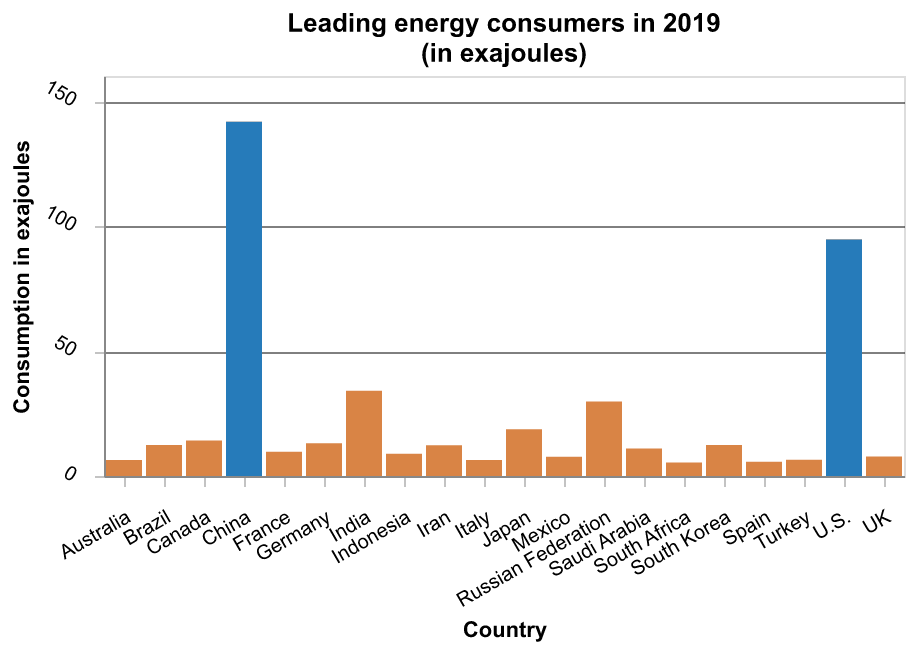
#> input picture Analyze/Formative/HumanStudy/Compare-Bar-Color.png, 914 x 652 px
$ jupyter execute --allow-errors dash.ipynb
#> lines starting #> are read from the running program, lines starting #| are printed output that depends on the picture
[cell 1]
import pandas as pd

# Sample DataFrame
data = {
	'Image1': [
		'../Compare-Bar-Color.png','../Compare-Bar-Mark.png','../Compare-Bar-Opacity.png','../Compare-Bar-Text.png',
		'../Compare-Line-Color.png','../Compare-Line-Mark.png','../Compare-Line-Opacity.png','../Compare-Line-Text.png',
		'../Compare-Scatter-Color.png','../Compare-Scatter-Mark.png','../Compare-Scatter-Opacity.png','../Compare-Scatter-Text.png',
		'../Filter-Bar-Bound.png','../Filter-Bar-Color.png','../Filter-Bar-Line.png','../Filter-Bar-Opacity.png','../Filter-Bar-Shade.png',
		'../Filter-Line-Bound.png','../Filter-Line-Color.png','../Filter-Line-Line.png','../Filter-Line-Opacity.png','../Filter-Line-Shade.png',
		'../Filter-Scatter-Bound.png','../Filter-Scatter-Color.png','../Filter-Scatter-Line.png','../Filter-Scatter-Opacity.png','../Filter-Scatter-Shade.png',
		'../Range-Bar-Bound.png','../Range-Bar-Color.png','../Range-Bar-Line.png','../Range-Bar-Opacity.png','../Range-Bar-Shade.png',
		'../Range-Line-Bound.png','../Range-Line-Color.png','../Range-Line-Line.png','../Range-Line-Opacity.png','../Range-Line-Shade.png',
		'../Range-Scatter-Bound.png','../Range-Scatter-Color.png','../Range-Scatter-Line.png','../Range-Scatter-Opacity.png','../Range-Scatter-Shade.png',
		'../RetrieveValue-Bar-Color.png','../RetrieveValue-Bar-Line.png','../RetrieveValue-Bar-Mark.png','../RetrieveValue-Bar-Opacity.png','../RetrieveValue-Bar-Text.png',
		'../RetrieveValue-Line-Color.png','../RetrieveValue-Line-Line.png','../RetrieveValue-Line-Mark.png','../RetrieveValue-Line-Opacity.png','../RetrieveValue-Line-Text.png',
		'../RetrieveValue-Scatter-Color.png','../RetrieveValue-Scatter-Line.png','../RetrieveValue-Scatter-Mark.png','../RetrieveValue-Scatter-Opacity.png','../RetrieveValue-Scatter-Text.png',
		'../Trend-Bar-Bound.png','../Trend-Bar-Color.png','../Trend-Bar-Line.png','../Trend-Bar-Mark.png','../Trend-Bar-Opacity.png','../Trend-Bar-Shade.png','../Trend-Bar-Text.png',
		'../Trend-Line-Bound.png','../Trend-Line-Color.png','../Trend-Line-Line.png','../Trend-Line-Mark.png','../Trend-Line-Opacity.png','../Trend-Line-Shade.png','../Trend-Line-Text.png',
		'../Trend-Scatter-Bound.png','../Trend-Scatter-Color.png','../Trend-Scatter-Line.png','../Trend-Scatter-Mark.png','../Trend-Scatter-Opacity.png','../Trend-Scatter-Shade.png','../Trend-Scatter-Text.png'
		],
	'Image2': [
		'../Sample-Line-Compare.png', '../Sample-Line-Compare.png','../Sample-Line-Compare.png', '../Sample-Line-Compare.png',
		'../Sample-Scatter-Compare.png','../Sample-Scatter-Compare.png','../Sample-Scatter-Compare.png','../Sample-Scatter-Compare.png',
		'../Sample-Bar-Compare.png','../Sample-Bar-Compare.png','../Sample-Bar-Compare.png','../Sample-Bar-Compare.png',
		'../Sample-Line-Filter.png','../Sample-Line-Filter.png','../Sample-Line-Filter.png','../Sample-Line-Filter.png','../Sample-Line-Filter.png',
		'../Sample-Scatter-Filter.png','../Sample-Scatter-Filter.png','../Sample-Scatter-Filter.png','../Sample-Scatter-Filter.png','../Sample-Scatter-Filter.png',
		'../Sample-Bar-Filter.png','../Sample-Bar-Filter.png','../Sample-Bar-Filter.png','../Sample-Bar-Filter.png','../Sample-Bar-Filter.png',
		'../Sample-Line-Range.png','../Sample-Line-Range.png','../Sample-Line-Range.png','../Sample-Line-Range.png','../Sample-Line-Range.png',
		'../Sample-Scatter-Range.png','../Sample-Scatter-Range.png','../Sample-Scatter-Range.png','../Sample-Scatter-Range.png','../Sample-Scatter-Range.png',
		'../Sample-Bar-Range.png','../Sample-Bar-Range.png','../Sample-Bar-Range.png','../Sample-Bar-Range.png','../Sample-Bar-Range.png',
		'../Sample-Line-RetrieveValue.png','../Sample-Line-RetrieveValue.png','../Sample-Line-RetrieveValue.png','../Sample-Line-RetrieveValue.png','../Sample-Line-RetrieveValue.png',
		'../Sample-Scatter-RetrieveValue.png','../Sample-Scatter-RetrieveValue.png','../Sample-Scatter-RetrieveValue.png','../Sample-Scatter-RetrieveValue.png','../Sample-Scatter-RetrieveValue.png',
		'../Sample-Bar-RetrieveValue.png','../Sample-Bar-RetrieveValue.png','../Sample-Bar-RetrieveValue.png','../Sample-Bar-RetrieveValue.png','../Sample-Bar-RetrieveValue.png',
		'../Sample-Line-Trend.png','../Sample-Line-Trend.png','../Sample-Line-Trend.png','../Sample-Line-Trend.png','../Sample-Line-Trend.png','../Sample-Line-Trend.png','../Sample-Line-Trend.png',
		'../Sample-Scatter-Trend.png','../Sample-Scatter-Trend.png','../Sample-Scatter-Trend.png','../Sample-Scatter-Trend.png','../Sample-Scatter-Trend.png','../Sample-Scatter-Trend.png','../Sample-Line-Trend.png',
		'../Sample-Bar-Trend.png','../Sample-Bar-Trend.png','../Sample-Bar-Trend.png','../Sample-Bar-Trend.png','../Sample-Bar-Trend.png','../Sample-Bar-Trend.png','../Sample-Bar-Trend.png',
		]
}

df = pd.DataFrame(data)

[cell 2]
import json
#> (the rest of this cell did not finish here and is left out)

[cell 3]
from PIL import Image, ImageDraw, ImageFont
def resize_image(img_path, max_width, max_height):
#> called with img_path = '../Compare-Bar-Color.png', max_width = 1600, max_height = 600
	img = Image.open(img_path)
#> img is the input picture: PIL image 914x652 RGBA; mean R, G, B, A 238.7, 238.9, 239, 255
	width, height = img.size
#> width = 914; height = 652

	# Check if height exceeds max_height
	if height > max_height:
		# Calculate new width to maintain aspect ratio
		new_width = int((max_height / height) * width)
#> new_width = 841
		img = img.resize((new_width, max_height))
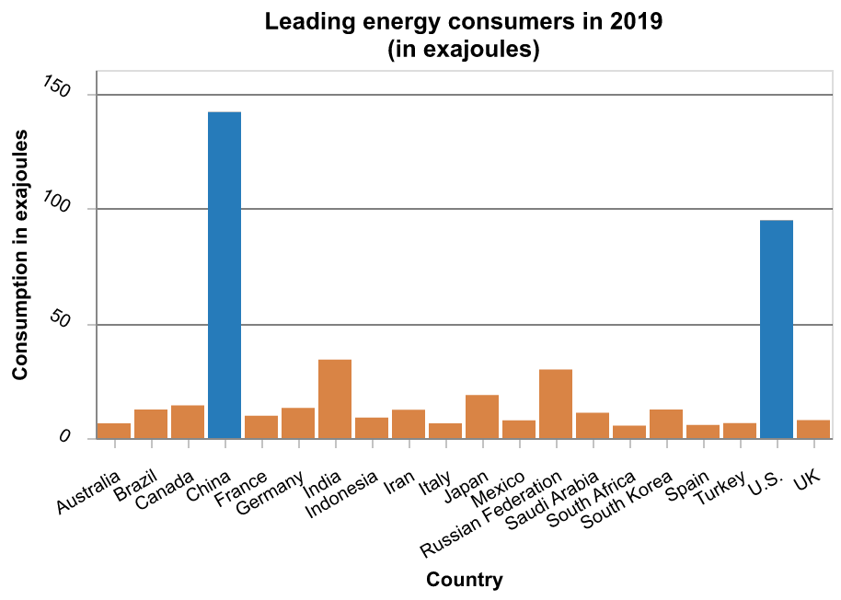
#> img: PIL image 841x600 RGBA; mean R, G, B, A 238.6, 238.8, 238.9, 255
		width, height = img.size  # Update width and height after resize
#> width = 841; height = 600

	# Check if width exceeds max_width (though your current logic already handles this)

	return img
def create_dashboard(row,index):

	img1 = resize_image(row['Image1'], max_width=1600, max_height=600)
	img2 = resize_image(row['Image2'], max_width=1600, max_height=600)
 	# Determine the width and height of both images
	width1, height1 = img1.size
	width2, height2 = img2.size

	# Compare the widths to identify the larger image
	#TODO:ADD HEIGHT
	if width1 > width2:
		larger_img = img1
		smaller_img = img2
		larger_width = width1
		smaller_width = width2
	else:
		larger_img = img2
		smaller_img = img1
		larger_width = width2
		smaller_width = width1

	if larger_width + smaller_width > 1600:
		# Resize the larger image to fit within the limit
		new_larger_width = 1600 - smaller_width
		new_larger_height = int((new_larger_width / larger_width) * larger_img.height)
		larger_img = larger_img.resize((new_larger_width, new_larger_height))

	# Create a new image for the dashboard
	dashboard = Image.new('RGB', (1600, 850), (255, 255, 255))

	# Draw metrics
	draw = ImageDraw.Draw(dashboard)
	font = ImageFont.load_default(size=30)
	font_large = ImageFont.load_default(size=64)
	# fontsize=3200

	draw.text((50, 30), f"{list(fact[index].keys())[0]}", font=font, fill=(0, 0, 0))
	draw.text((550, 30), f"{list(fact[index].keys())[1]}", font=font, fill=(0, 0, 0))
	draw.text((1100, 30), f"{list(fact[index].keys())[2]}", font=font, fill=(0, 0, 0))
	draw.text((50, 60), f"{list(fact[index].values())[0]}", font=font_large, fill=(0, 0, 0))
	draw.text((550, 60), f"{list(fact[index].values())[1]}", font=font_large, fill=(0, 0, 0))
	draw.text((1100, 60), f"{list(fact[index].values())[2]}", font=font_large, fill=(0, 0, 0))
	# Paste images onto the dashboard

	dashboard.paste(smaller_img, (0, 250))
	if larger_width + smaller_width > 1500:
		dashboard.paste(larger_img, (smaller_width, 250))
	else:
		dashboard.paste(larger_img, (smaller_width+100, 250))

	output_path = f"{row['Image1'][3:-4]}.png"
	# Save the dashboard as a PNG file
	dashboard.save(output_path)

# Example usage
#> (the rest of this cell did not finish here and is left out)
